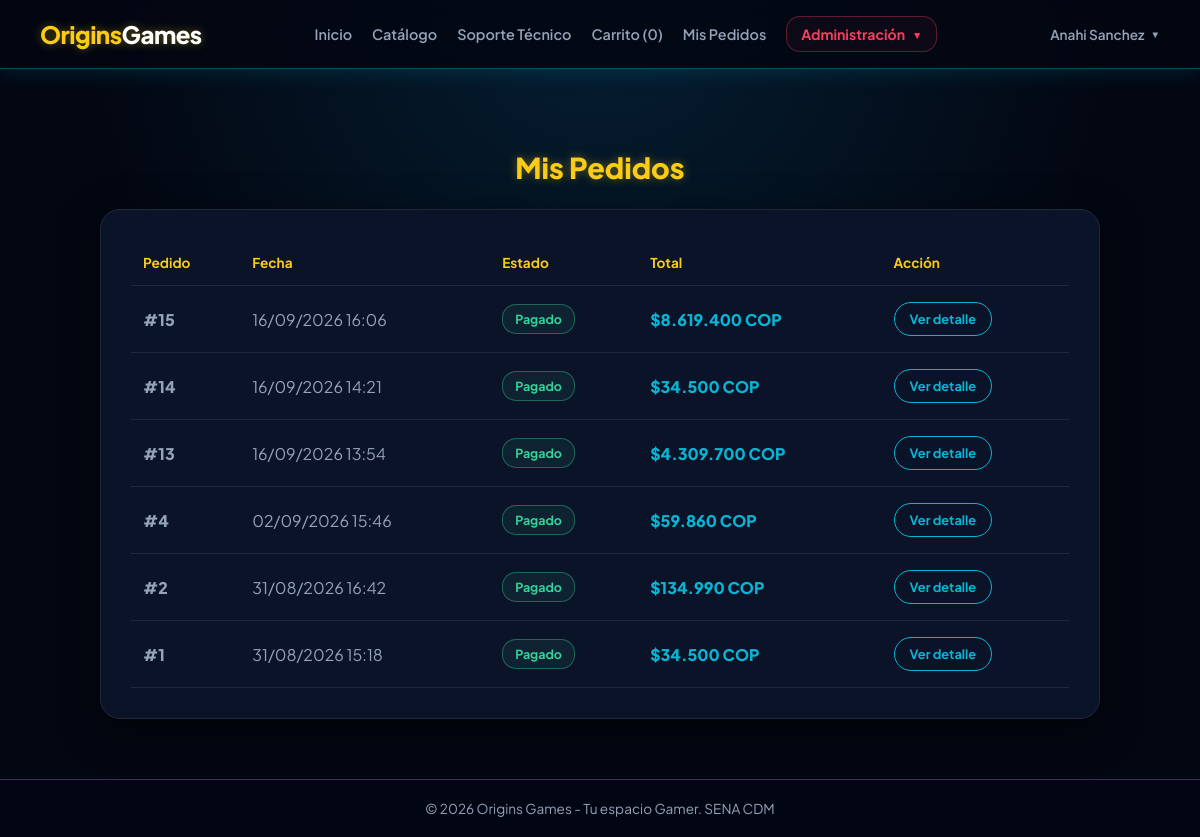
The page /mis-pedidos (signed in) on the database as committed earlier.
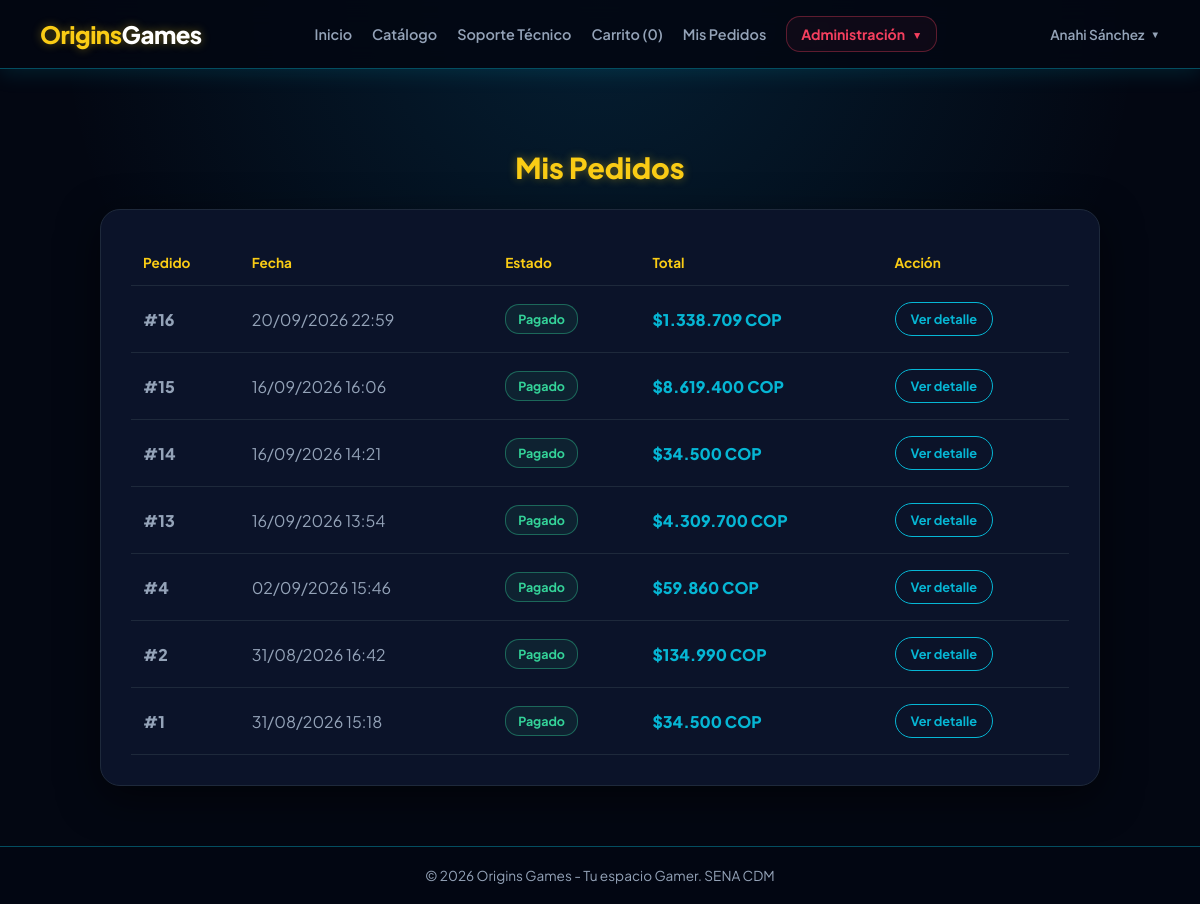
The same page on the database as committed later.
### tables this page shows
CREATE TABLE `pedidos` (
  `id` int(11) NOT NULL,
  `usuario_id` int(11) NOT NULL,
  `total` decimal(10,2) NOT NULL,
  `estado` enum('pendiente','pagado','enviado','cancelado') DEFAULT 'pendiente',
  `fecha_pedido` timestamp NOT NULL DEFAULT current_timestamp()
);

### controllers/PedidoController.php (called while the page is built, shortened)
<?php
require_once __DIR__ . '/../config/AuthMiddleware.php';
require_once __DIR__ . '/../models/Pedido.php';
class PedidoController
{
    private $pedidoModel;
    public function __construct()
    {
        $this->pedidoModel = new Pedido();
    }
    public function misPedidos()
    {
        $usuario_id = $_SESSION['usuario']['id'];
        $pedidos = $this->pedidoModel
            ->obtenerPedidosPorUsuario($usuario_id);
        require __DIR__ . '/../views/layouts/header.php';
        require __DIR__ . '/../views/pedidos/mis-pedidos.php';
        require __DIR__ . '/../views/layouts/footer.php';
    }
}

### config/AuthMiddleware.php (called while the page is built, shortened)
<?php
class AuthMiddleware {
    public static function isLogged() {
        return isset($_SESSION['usuario']);
    }
}

### config/database.php (called while the page is built)
<?php
class Database {
    private static $host = "localhost";
    private static $db_name = "origins_games";
    private static $username = "root";
    private static $password = "";
    private static $conn = null;
    public static function connect() {
        if (self::$conn === null) {
            try {
                self::$conn = new PDO(
                    "mysql:host=" . self::$host . ";dbname=" . self::$db_name . ";charset=utf8mb4",
                    self::$username,
                    self::$password,
                    [
                        PDO::ATTR_ERRMODE => PDO::ERRMODE_EXCEPTION,
                        PDO::ATTR_DEFAULT_FETCH_MODE => PDO::FETCH_ASSOC,
                        PDO::ATTR_EMULATE_PREPARES => false
                    ]
                );
            } catch (PDOException $e) {
                die("Error de Conexión: " . $e->getMessage());
            }
        }
        return self::$conn;
    }
}

### models/Pedido.php (called while the page is built, shortened)
<?php
require_once __DIR__ . '/../config/database.php';
class Pedido
{
    private $db;
    public function __construct()
    {
        $this->db = Database::connect();
    }
    public function obtenerPedidosPorUsuario($usuario_id)
    {
        $sql = "
            SELECT
                p.id,
                p.total,
                p.estado,
                p.fecha_pedido
            FROM pedidos p
            WHERE p.usuario_id = :usuario_id
            ORDER BY p.fecha_pedido DESC, p.id DESC
        ";
        $stmt = $this->db->prepare($sql);
        $stmt->execute([
            ':usuario_id' => $usuario_id
        ]);
        return $stmt->fetchAll(PDO::FETCH_ASSOC);
    }
}

### views/pedidos/mis-pedidos.php (the view, shortened to what the changed rows need)
<h2 class="section-title">
    Mis Pedidos
</h2>
<div class="orders-card">
    <?php if (!empty($pedidos)): ?>
        <table class="orders-table">
            <thead>
                <tr>
                    <th>Pedido</th>
                    <th>Fecha</th>
                    <th>Estado</th>
                    <th>Total</th>
                    <th>Acción</th>
                </tr>
            </thead>
            <tbody>
                <?php foreach ($pedidos as $pedido): ?>
                    <?php
                    $estado = strtolower(
                        trim(
                            $pedido['estado'] ?? ''
                        )
                    );
                    $estadoClase = 'status-' .
                        preg_replace(
                            '/[^a-z]/',
                            '',
                            $estado
                        );
                    $estadoTexto = ucfirst($estado);
                    $fecha = '—';
                    if (!empty($pedido['fecha_pedido'])) {
                        $timestamp = strtotime(
                            $pedido['fecha_pedido']
                        );
                        if ($timestamp !== false) {
                            $fecha = date(
                                'd/m/Y H:i',
                                $timestamp
                            );
                        }
                    }
                    ?>
                    <tr>
                        <td class="order-number">
                            #<?= (int) $pedido['id'] ?>
                        </td>
                        <td>
                            <?= htmlspecialchars($fecha) ?>
                        </td>
                        <td>
                            <span
                                class="status <?= htmlspecialchars($estadoClase) ?>"
                            >
                                <?= htmlspecialchars($estadoTexto) ?>
                            </span>
                        </td>
                        <td class="order-total">
                            $<?= number_format(
                                (float) $pedido['total'],
                                0,
                                ',',
                                '.'
                            ) ?> COP
                        </td>
                        <td>
                            <a
                                href="/origins_games/mis-pedidos/detalle?id=<?= (int) $pedido['id'] ?>"
                                class="btn-detail"
                            >
                                Ver detalle
                            </a>
                        </td>
                    </tr>
                <?php endforeach; ?>
            </tbody>
        </table>
    <?php endif; ?>
</div>

### views/layouts/header.php (shortened to what the changed rows need)
<?php
require_once __DIR__ . '/../../config/AuthMiddleware.php';
?>
<!DOCTYPE html>
<html lang="es">
<head>
</head>
<body>
<header class="navbar">
    <div class="auth-buttons">
        <?php if (AuthMiddleware::isLogged()): ?>
            <div class="user-profile-menu">
                <a
                    href="#"
                    class="user-profile-button"
                    onclick="return false;"
                >
                    <?= htmlspecialchars(
                        $_SESSION['usuario']['nombre'] ?? 'Usuario'
                    ) ?>
                    <span class="user-profile-arrow">
                        ▼
                    </span>
                </a>
            </div>
        <?php endif; ?>
    </div>
</header>
<main class="container">

Rows that differ between the two databases and show on the page:
added pedidos: id "16", fecha_pedido "20/09/2026 22:59", estado "Pagado", total "1.338.709"
Other text that changed with them:
$_SESSION['usuario']['nombre']: "Anahi Sanchez" → "Anahi Sánchez"
